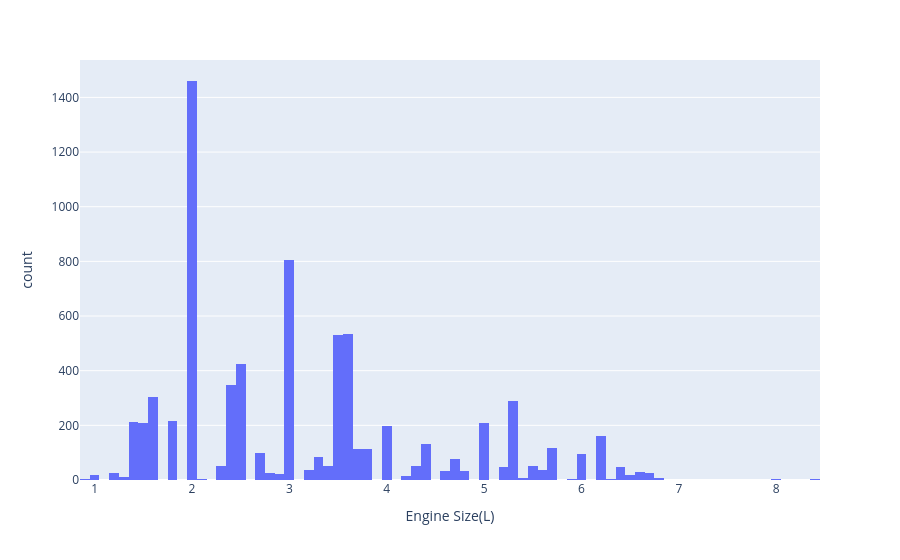

Notebook code for this chart:
### Code cell
fig = px.histogram(df, x = 'Engine Size(L)')
fig.show()

### Figure 1 — Plotly figure (JSON) as saved in the notebook; plotly's stock layout.template omitted (floating-point values rounded to 4 significant figures; data arrays with more than 128 entries replaced by an {"elided": "..."} marker saying what was removed)
{"data": [{"bingroup": "x", "hovertemplate": "Engine Size(L)=%{x}<br>count=%{y}<extra></extra>", "legendgroup": "", "marker": {"color": "#636efa", "pattern": {"shape": ""}}, "name": "", "orientation": "v", "showlegend": false, "type": "histogram", "x": {"elided": "7385 float values"}, "xaxis": "x", "yaxis": "y"}], "layout": {"barmode": "relative", "legend": {"tracegroupgap": 0}, "margin": {"t": 60}, "xaxis": {"anchor": "y", "domain": [0, 1], "title": {"text": "Engine Size(L)"}}, "yaxis": {"anchor": "x", "domain": [0, 1], "title": {"text": "count"}}}}
